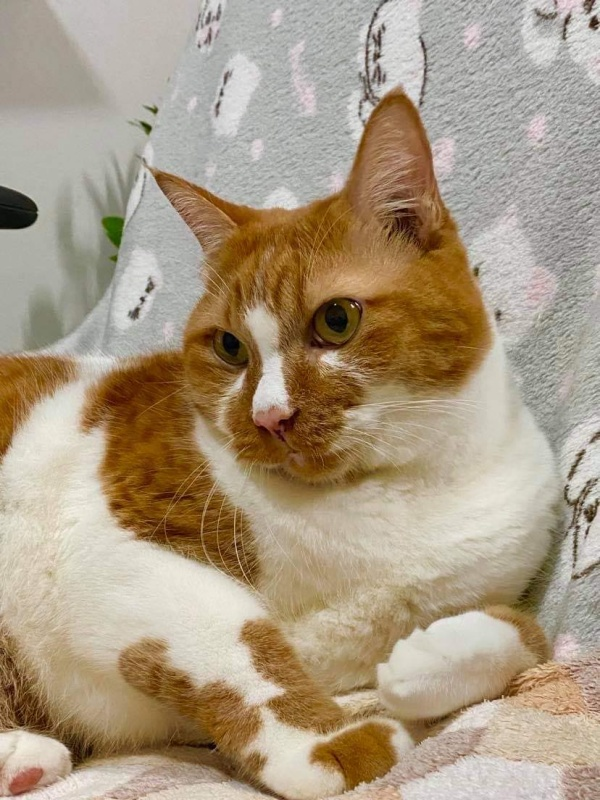
#> input picture assets/3.1_cat.jpg, 600 x 800 px
$ python assignment18.py
#> lines starting #> are read from the running program, lines starting #| are printed output that depends on the picture; after the words box and inside, x2 and y2 are one past the last pixel; in counts of white or black regions, pixels touching at a corner belong together
import cv2
gImg = cv2.imread('assets/3.1_cat.jpg',cv2.IMREAD_GRAYSCALE)
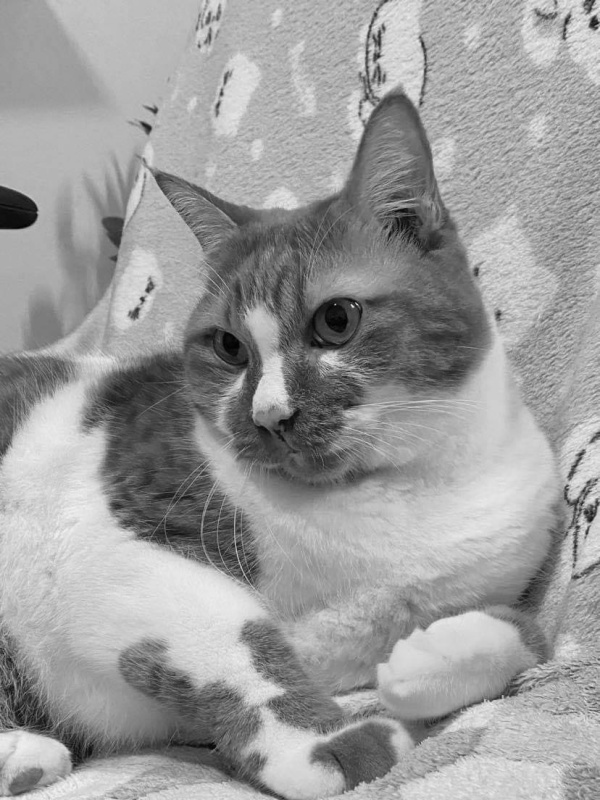
#> gImg: shape (800, 600); min 0, max 242, mean 155.6
bwimg = cv2.threshold(gImg, 128, 255, cv2.THRESH_BINARY)[1]
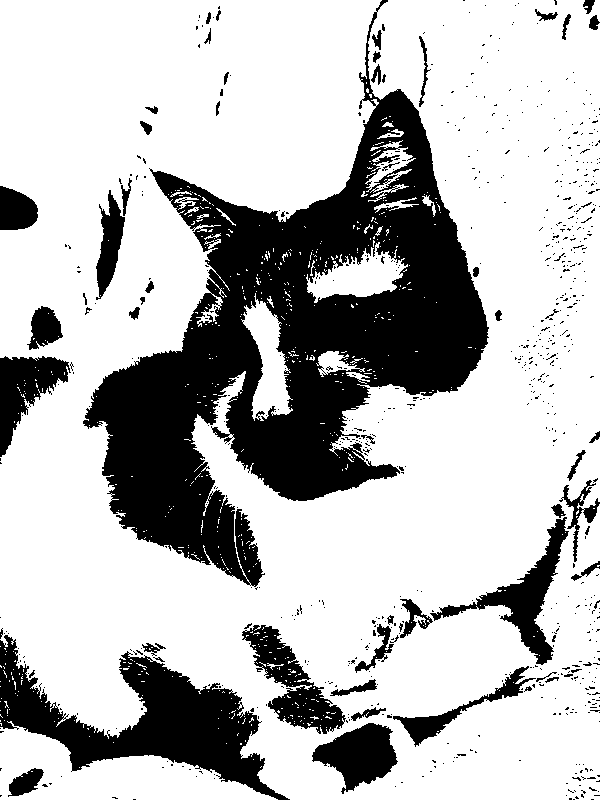
#> bwimg: shape (800, 600); 73.1% white; 756 black regions (698 under 20 px), largest, box (x1, y1, x2, y2) and area: (83, 0, 489, 587) 84148, (0, 635, 290, 800) 16515, (430, 517, 569, 665) 4154
cv2.imwrite('assets/3.2_cat_bw.png', bwimg)
bwimg_neg = 255 - bwimg
cv2.imshow("Input Image", bwimg)
cv2.imshow("Image Negative", bwimg_neg)
cv2.waitKey()
cv2.destroyAllWindows()
cv2.imwrite("assets/3.3_cat_bwimg_neg.png", bwimg_neg)

$ run again, with assets/2.1_cat.jpg copied over assets/3.1_cat.jpg
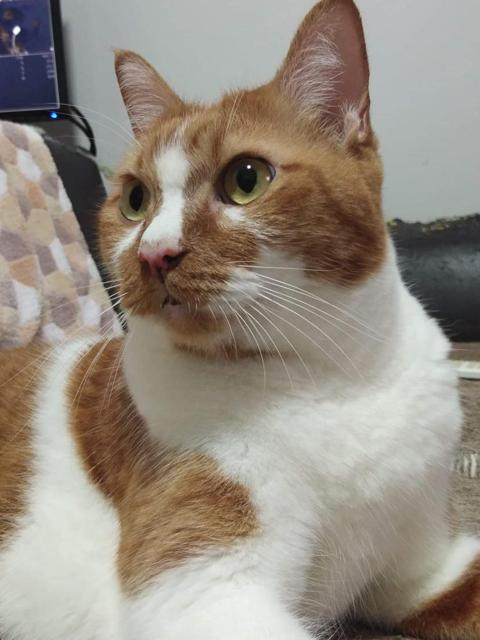
#> input picture assets/2.1_cat.jpg, 480 x 640 px
#> `gImg = cv2.imread('assets/3.1_cat.jpg',cv2.IMREAD_GRAYSCALE)`:
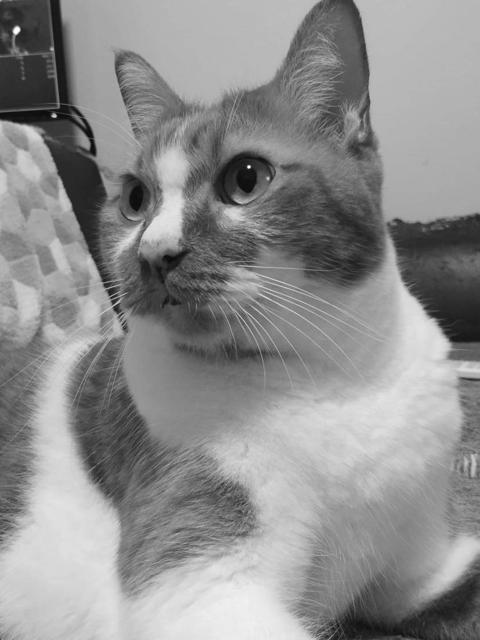
#> gImg: shape (640, 480); min 5, max 255, mean 141.8
#> `bwimg = cv2.threshold(gImg, 128, 255, cv2.THRESH_BINARY)[1]`:
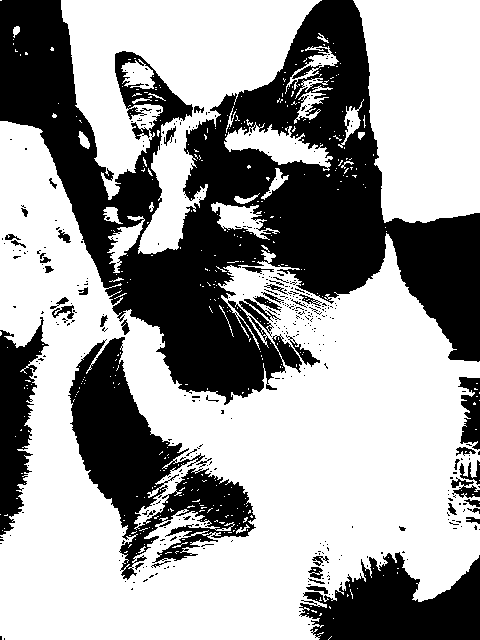
#> bwimg: shape (640, 480); 62.2% white; 398 black regions (349 under 20 px), largest, box (x1, y1, x2, y2) and area: (0, 0, 480, 405) 78855, (68, 337, 256, 580) 16450, (299, 552, 480, 640) 10053
